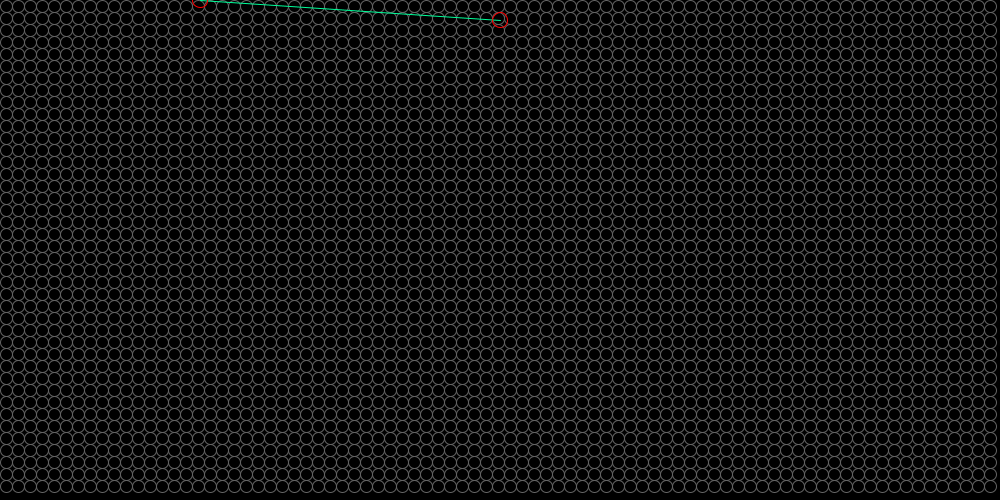
Frame 1 (no input)
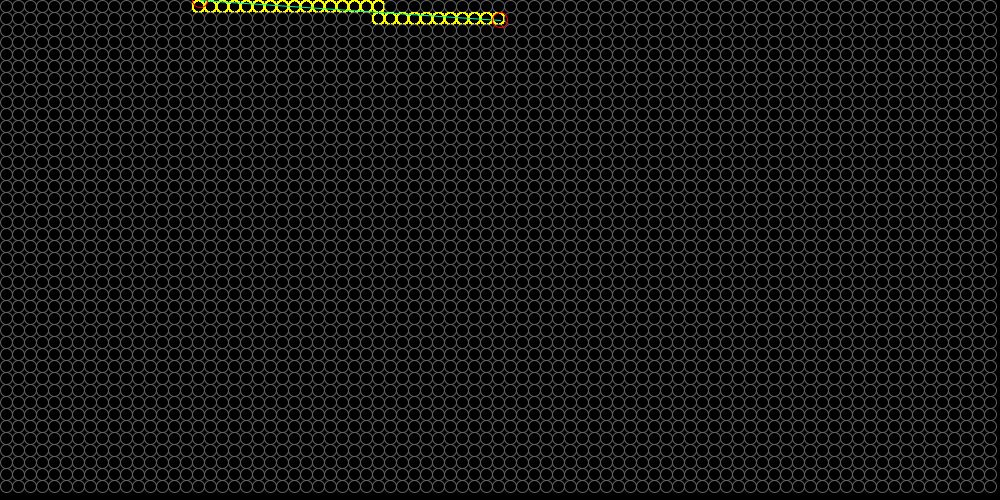
Frame 60 (the mouse pressed at the canvas centre just before this capture)
Frame 120 (the mouse held since frame 60 and released just before this capture): identical to frame 60, image omitted

The Processing sketch that drew these frames (run headless with seeded random() and noise(); from frame 60 on, the mouse is pressed at the canvas centre):

// Processing sketch: breseham
// ── breseham.pde
void setup(){
  size(1000, 500);
}

  int scale = 12;
      float Steps;
      
  ArrayList<PVector> coords = new ArrayList<PVector>();

void draw(){
   background(0);
  
   int U = int(width/scale);
   int V = int(height/scale);
   int SCALE = scale;
    //draw grid
    for (int i=0; i<U; i++) {
      for (int j=0; j<V; j++) {
        float a = (i*SCALE + scale/2);
        float b = (j*SCALE + scale/2);
        
        stroke(100);
        noFill();
        ellipse(a, b, 12, 12);
        for(int p = 0; p<coords.size(); p++){
          if(abs(a - coords.get(p).x) <= scale/2 && abs(b - coords.get(p).y) <= scale/2){
          stroke(#ffff00);
          ellipse(a, b, 12, 12);
          }
        }
      }
    }
    
    //render a line with Bresenham's Algorithm
    float x1 = 200;
    float x2 = 500;
    float y1 = 0;
    float y2 = 20;
    
    stroke(#00ff99);
    line(x1, y1, x2, y2);
    
    stroke(#ff0000);
    ellipse(x1, y1, 15, 15);
    ellipse(x2, y2, 15, 15);
    
    float dx = x2-x1;
    float dy = y2-y1;
    
        if(dx > dy){
          Steps = abs(dx);
        }
        else{
          Steps = abs(dy);        
        }
        
    float xInc =  dx/(Steps);
    float yInc = dy/(Steps);
    
    float x = x1;
    float y = y1;
    
    for(int v = 0; v< (int)Steps; v++){
        x = x + xInc;
        y = y + yInc;
        noFill();
        if(x < x2 && y<y2){
        coords.add(new PVector(x, y));
        }
    }
}
